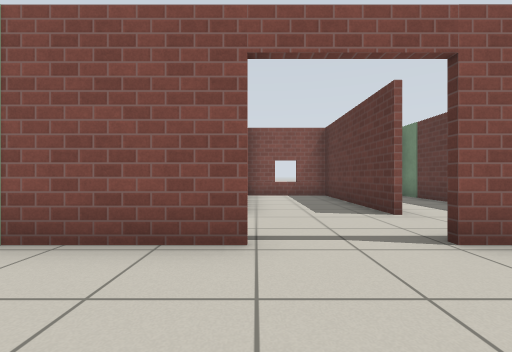
View 1 (above)

24 first-person views from a walk through a world built for the Gazebo simulator. The camera is 0.72 m above the floor, looks level and sees 90° across. The floor is counted in squares, 1 m on a side. Each view is taken from the middle of a square. On the plan, view 1 faces up. The plan holds only what a view shows up to about 9 squares ahead; the rest is blank. Simple patterns stand in for the simulator's built-in surfaces.

View 2
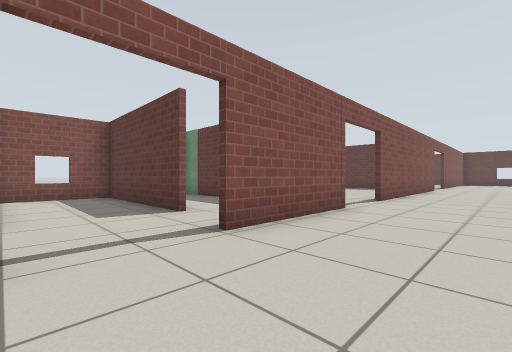

View 3
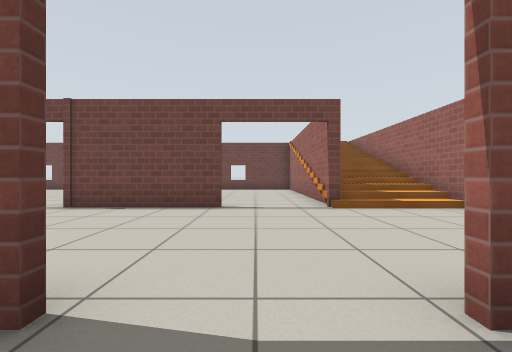

View 4
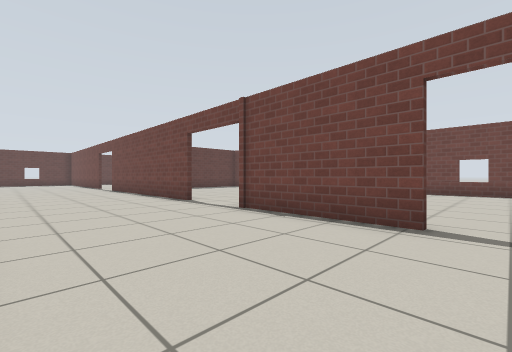

View 5
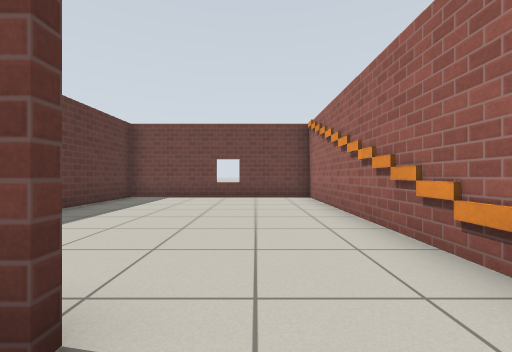

View 6
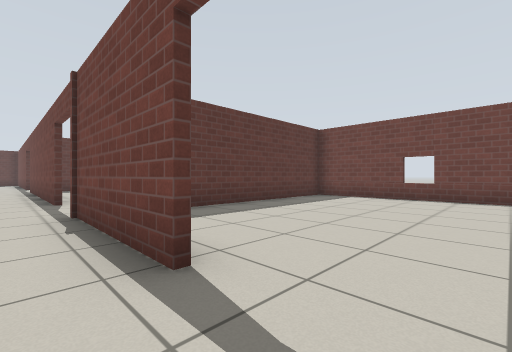

View 7
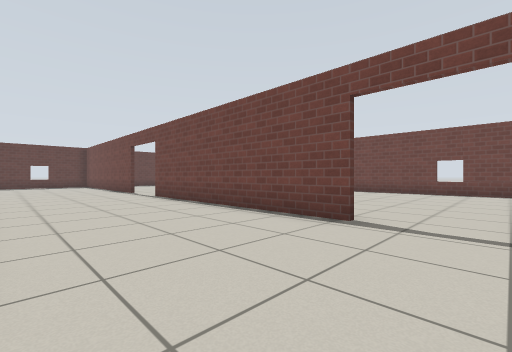

View 8
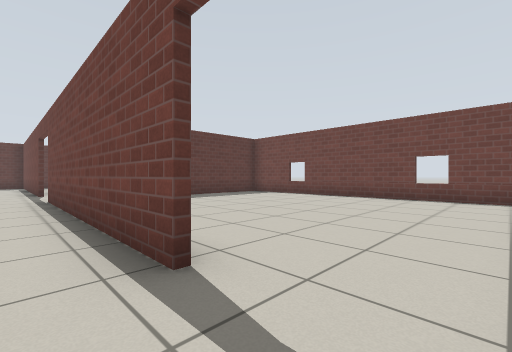

View 9
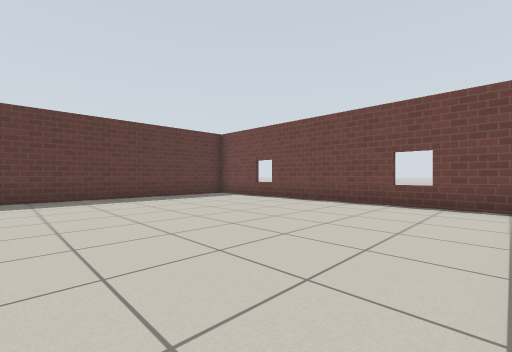

View 10
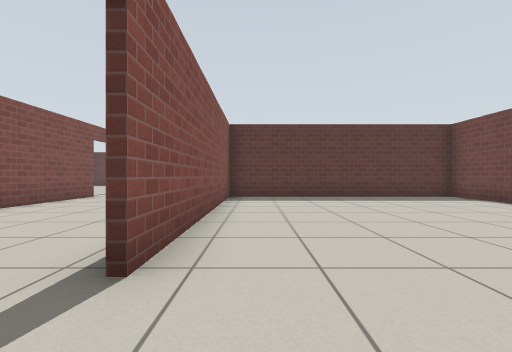

View 11
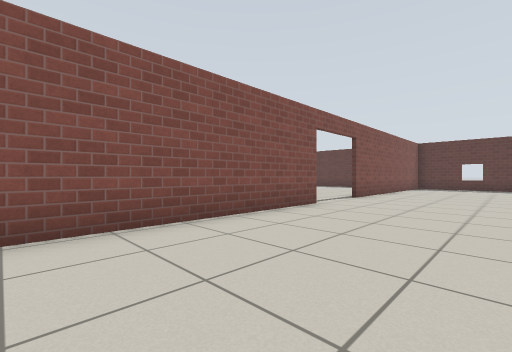

View 12
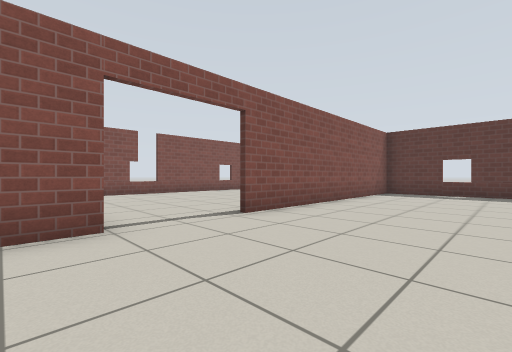

View 13
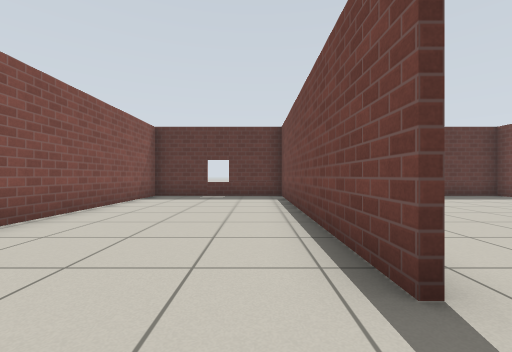

View 14
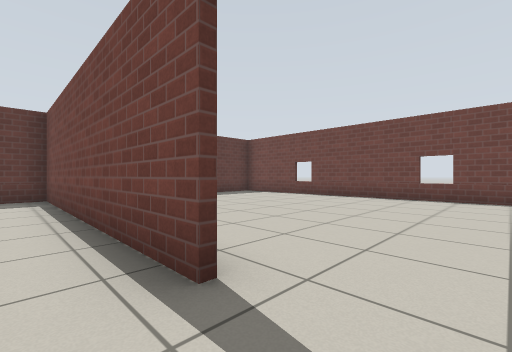

View 15
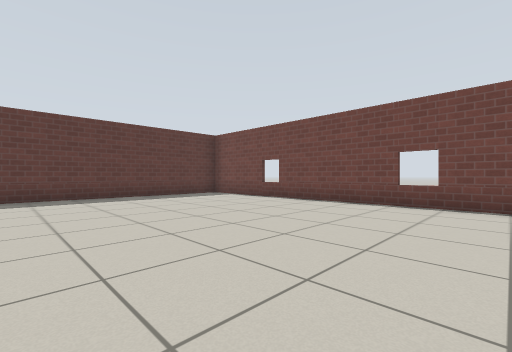

View 16
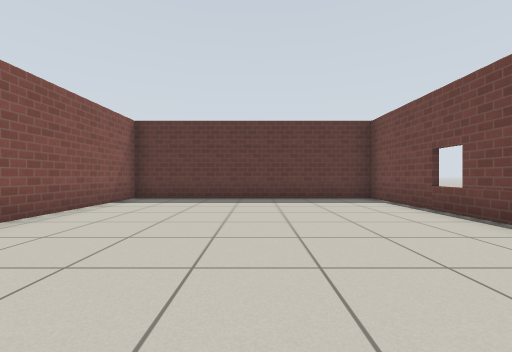

View 17
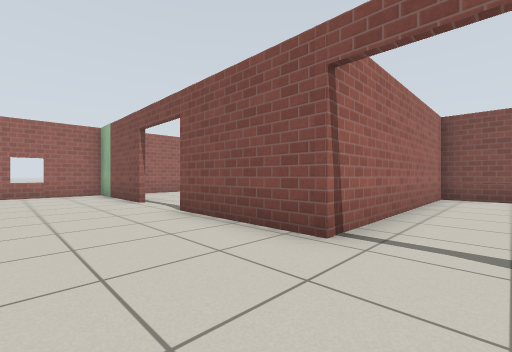

View 18
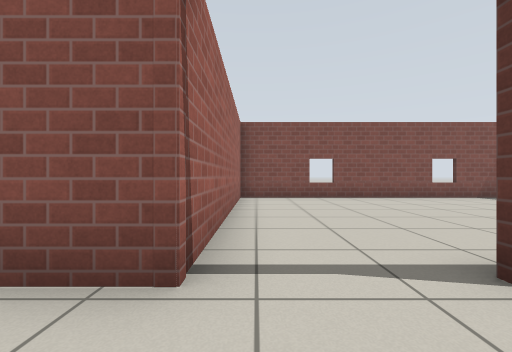

View 19
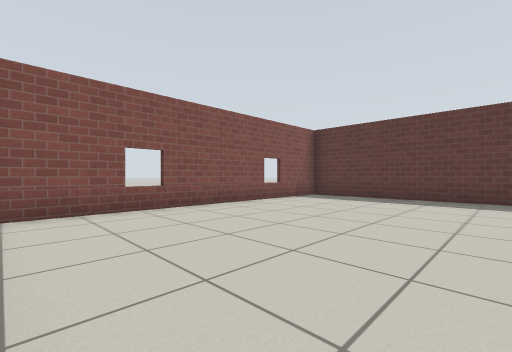

View 20
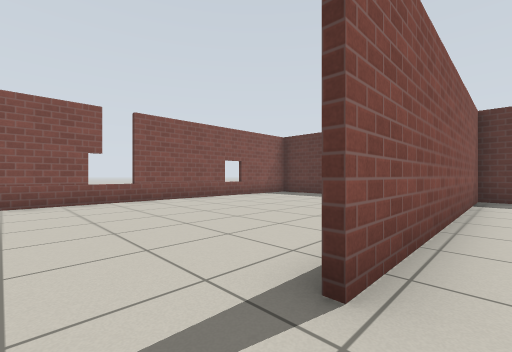

View 21
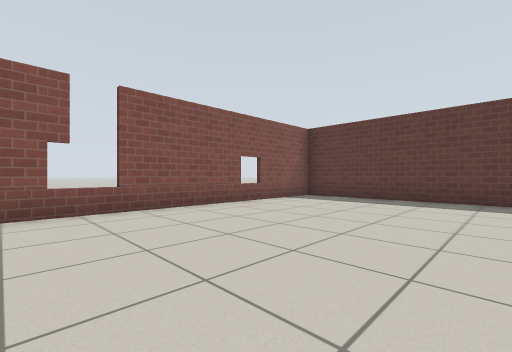

View 22
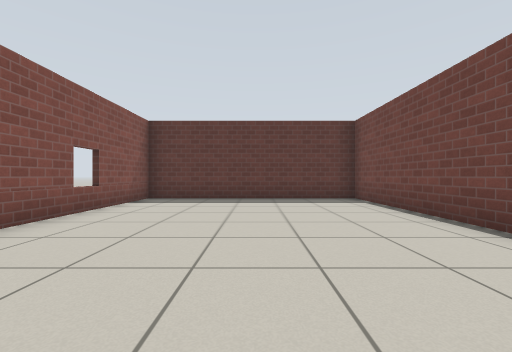

View 23
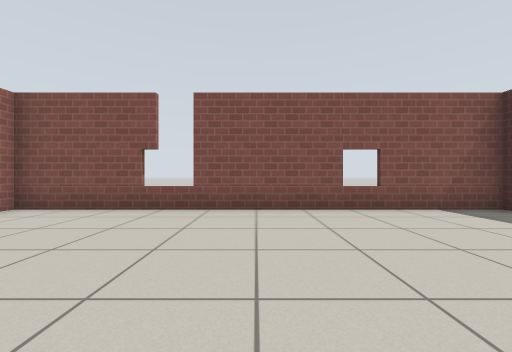

View 24
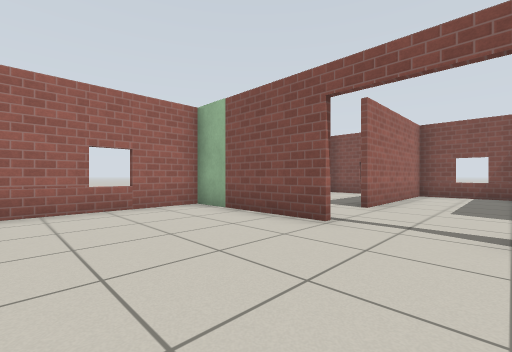

### Floor plan
Ten units are one square. View 1 is at (0, 0); x grows to the right and y downward. Boxes are objects, and circles mark ways between rooms. Rooms are numbered by the first view taken in them; rooms with no view inside come last. Other rooms are left out.
<svg viewBox="-43 -100 301 202">
<path fill="none" stroke="#000" d="M77 19 150 19M55 -27 20 -27M150 -27 77 -27M17 19 55 19M174 19 252 19M0 -27 -38 -27 -38 50M253 20 253 -5M251 -27 174 -27M26 -47 26 -95 -3 -95 -3 -49M60 97 148 97 148 21 77 21M160 97 253 97 253 20M252 21 209 21M140 -95 55 -95 55 -27M148 -40 148 -81M201 -28 252 -28M253 -20 253 -95 148 -95M-6 97 53 97 53 41M-8 19 -8 80"/>
<circle cx="10" cy="-30" r="3" fill="#2a7"/>
<circle cx="65" cy="20" r="3" fill="#2a7"/>
<circle cx="160" cy="20" r="3" fill="#2a7"/>
<circle cx="65" cy="-30" r="3" fill="#2a7"/>
<circle cx="160" cy="-30" r="3" fill="#2a7"/>
<circle cx="-10" cy="90" r="3" fill="#2a7"/>
<circle cx="5" cy="20" r="3" fill="#2a7"/>
<text x="90" y="10">1</text>
<text x="10" y="-60">2</text>
<text x="100" y="60">3</text>
<text x="200" y="60">4</text>
<text x="100" y="-70">5</text>
<text x="200" y="-70">6</text>
<text x="20" y="60">7</text>
</svg>
Room 1 opens to room 2. Room 1 opens to room 3. Room 1 opens to room 4. Room 1 opens to room 5. Room 1 opens to room 6. Room 1 opens to room 7.

Where each view was taken, in squares from view 1:
view 1: 0 up, 0 right, facing up
view 2: 0 up, 0 right, facing up-right
view 3: 4 up, 1 right, facing down
view 4: 2 up, 1 right, facing down-right
view 5: 1 down, 1 right, facing down
view 6: 1 down, 0 right, facing down-right
view 7: 2 up, 6 right, facing down-right
view 8: 1 down, 6 right, facing down-right
view 9: 3 down, 6 right, facing down-right
view 10: 3 down, 6 right, facing right
view 11: 1 down, 9 right, facing up-right
view 12: 1 down, 14 right, facing up-right
view 13: 1 down, 16 right, facing right
view 14: 1 down, 16 right, facing down-right
view 15: 3 down, 16 right, facing down-right
view 16: 6 down, 17 right, facing right
view 17: 0 up, 7 right, facing up-left
view 18: 1 up, 6 right, facing up
view 19: 4 up, 6 right, facing up-right
view 20: 2 up, 16 right, facing up-right
view 21: 4 up, 17 right, facing up-right
view 22: 6 up, 17 right, facing right
view 23: 4 up, 20 right, facing up
view 24: 1 down, 2 right, facing up-left
